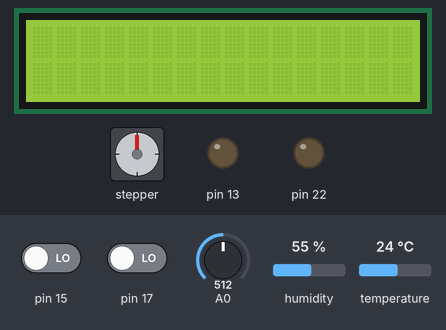
Bench run of a sketch on a simulated Arduino Uno, built with avr-gcc and run on an emulated ATmega328P. Parts: 16×2 character LCD, stepper motor, output pins drawn as LEDs (lit = HIGH). The inputs (shaded band) are chosen by the test bench; at power-on: pin 15 LOW, A0 = 512, temperature 24 °C, pin 17 LOW, humidity 55 %. The local clock reads 2024-03-15 10:24:30 at power-on unless the sketch sets it; stepper angles assume 300 steps per turn; what the sketch prints to the serial monitor is not drawn.

Above: at 1.2 s.
1.3 s: pin 15 driven HIGH
At 1.7 s:
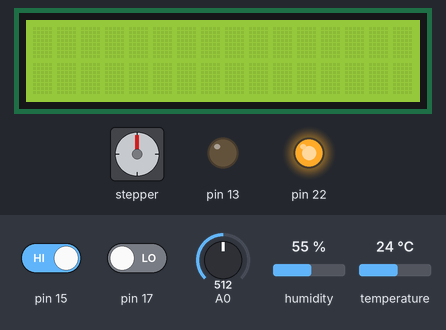
2.8 s: A0 set to 87
8.9 s: A0 set to 73
At 10.1 s:
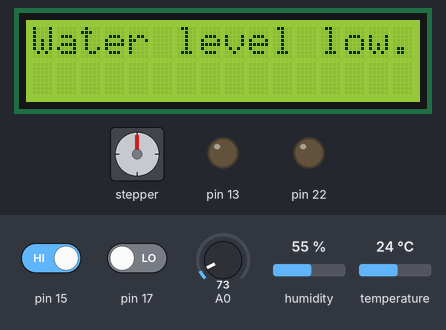
10.4 s: A0 set to 90
At 11.5 s:
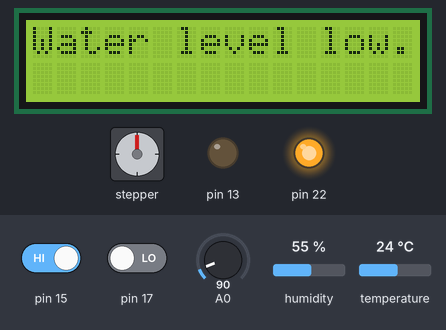
11.9 s: temperature set to 20 °C
At 13.4 s:
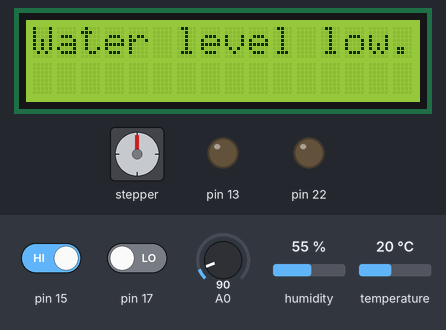
14.5 s: temperature set to 28 °C
At 61.6 s:
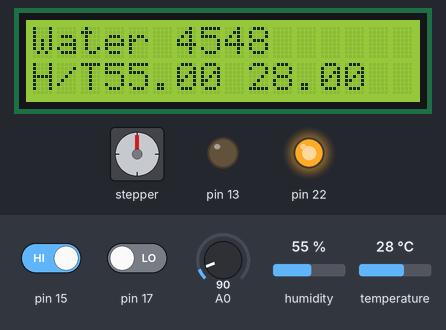
Timing chart, 0 to 61.8 s (numbered marks = the images above; inputs shaded):
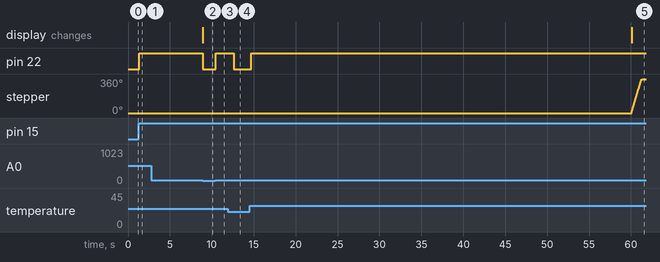

Measured:
- the behaviour switches between 80 and 79 on A0 (found by bisection; images 1 and 2)
- the behaviour switches between 22 and 21 °C on temperature (found by bisection; images 3 and 4)
- after the input at 1.3 s, pin 22: LOW → HIGH after 0.06 s
- after the input at 2.8 s, every drawn part: stays the same
- after the input at 8.9 s, pin 22: HIGH → LOW at once; the display: changes at once (image 2)
- after the input at 10.4 s, pin 22: LOW → HIGH at once
- after the input at 11.9 s, pin 22: HIGH → LOW after 0.71 s
- after the input at 14.5 s, pin 22: LOW → HIGH after 0.20 s; the display: changes after 45.6 s (image 5)

The sketch:

final_project_code.ino
```cpp
// CPE 301 Final Project
// Contributers:
// Isaiah McLain
// Kaiden Farthing
// Date: 12/12/2025

#include <LiquidCrystal.h>
#include <Stepper.h>
#include "DHT.h"
#include <stdio.h>
#include <Wire.h>
#include <RTClib.h>


#define RDA 0x80
#define TBE 0x20

#define START_PIN 18

// DHT sensor init
#define DHT_PIN 10
#define DHTTYPE DHT11
DHT dht(DHT_PIN, DHTTYPE);

// LCD pins <--> Arduino pins
const int RS = 50, EN = 48, D4 = 44, D5 = 42, D6 = 40, D7 = 38;
LiquidCrystal lcd(RS, EN, D4, D5, D6, D7);

// UART Pointers
volatile unsigned char *myUCSR0A = (unsigned char *)0x00C0;
volatile unsigned char *myUCSR0B = (unsigned char *)0x00C1;
volatile unsigned char *myUCSR0C = (unsigned char *)0x00C2;
volatile unsigned int  *myUBRR0  = (unsigned int *) 0x00C4;
volatile unsigned char *myUDR0   = (unsigned char *)0x00C6;

volatile unsigned char *portDDRB = (unsigned char *) 0x24;
volatile unsigned char *portB =    (unsigned char *) 0x25;

// LED Pointers
volatile unsigned char* ddr_a = (unsigned char*) 0x21;
volatile unsigned char* port_a = (unsigned char*) 0x22;
volatile unsigned char* pin_a = (unsigned char*) 0x20;

// DC Motor Pointers
volatile unsigned char* ddr_b = (unsigned char*) 0x24;
volatile unsigned char* port_b = (unsigned char*) 0x25;

// Button Pointers ( Except Start )
unsigned char* ddr_c = (unsigned char*) 0x27;
unsigned char* port_c = (unsigned char*) 0x28;
volatile unsigned char* pin_c = (unsigned char*) 0x26;

// Start button needs different pin for interupt
volatile unsigned char* pin_d  = (unsigned char*)0x29;
volatile unsigned char* ddr_d  = (unsigned char*)0x2A;
volatile unsigned char* port_d = (unsigned char*)0x2B;

// Timer Pointers
volatile unsigned char *myTCCR1A = (unsigned char *) 0x80;
volatile unsigned char *myTCCR1B = (unsigned char *) 0x81;
volatile unsigned char *myTCCR1C = (unsigned char *) 0x82;
volatile unsigned char *myTIMSK1 = (unsigned char *) 0x6F;
volatile unsigned int  *myTCNT1  = (unsigned  int *) 0x84;
volatile unsigned char *myTIFR1 =  (unsigned char *) 0x36;

// ADC Pointers
volatile unsigned char* my_ADMUX = (unsigned char*) 0x7C;
volatile unsigned char* my_ADCSRB = (unsigned char*) 0x7B;
volatile unsigned char* my_ADCSRA = (unsigned char*) 0x7A;
volatile unsigned int*  my_ADC_DATA = (unsigned int*) 0x78;

//global ticks counter
unsigned int currentTicks = 65535;
unsigned char timer_running = 0;

// We have four states:
// 0: DISABLED - Yellow LED
// 1: IDLE - Green LED
// 2: RUNNING - Blue LED
// 3: ERROR - RED LED
unsigned int program_state = 0;

// ADC channel being used
unsigned char channel0 = 0;

// Stepper Motor
const int stepsPerRev = 300;
Stepper myStepper = Stepper(stepsPerRev, 2, 3, 4, 5);

// Clock
RTC_DS1307 rtc;
unsigned long previousMillis = 0;  // will store last time we ran
const long interval = 60000;  // interval at which to delay (milliseconds)

void setup()
{
  // Setup LEDS
  // Set PA6 (Blue), PA4 (Green), PA2 (Yellow), PA0 (Red) as outputs
  *ddr_a |= (1 << 6) | (1 << 4) | (1 << 2) | (1 << 0);

  // Set PC5, PC3, PC1 as inputs
  *ddr_c &= ~((1 << 5) | (1 << 3) | (1 << 1)); // inputs
  *port_c &=  ~((1 << 3) | (1 << 1));   // enable pull-downs

  // Set PD3 as input / setup for ISR
  *port_d |= 0b00000100; // set PD3 to have pull up resistor
  *ddr_d &= 0b11111011;  // set PD3 as input for button

  // Attach interrupt to start button
  attachInterrupt(digitalPinToInterrupt(START_PIN), StartProgram, RISING);

  // // setup the Timer for Normal Mode, with the TOV interrupt enabled
  // setup_timer_regs();

  // Start the UART
  U0Init(9600);

  // Setup ADC
  adc_init();

  // Setup DHT
  dht.begin();

  // LCD
  lcd.begin(16, 2);
  lcd.clear();
  lcd.setCursor(0, 0);

  // DC Motor
  *ddr_b |= (1 << 5) | (1 << 6); // Set to output
  *port_b &=  ~((1 << 5) | (1 << 6)); // Turn motor off to start

  // Clock
  if(!rtc.begin()) {
    char printArray[18] = "Couldn't find RTC";
    putString(printArray, 18);
  }

  // Stepper
  myStepper.setSpeed(50);
}

void loop()
{
  unsigned long currentMillis = millis();
  // IDLE MODE
  if (program_state == 1) {
    *port_a &= ~(0x01 << 6);
    *port_a |= (0x01 << 4); // Green On
    *port_a &= ~(0x01 << 2);
    *port_a &= ~(0x01);

    // Ensure motor turns off
    *port_b &=  ~((1 << 5) | (1 << 6));

    // Log info
    printTime();
    putString("State IDLE", 10);
    printTime();
    putString("Motor OFF", 9);
    putChar('\n');
  }

  // DISABLED MODE
  if (program_state == 0) {
    *port_a &= ~(0x01 << 6);
    *port_a &= ~(0x01 << 4);
    *port_a |= (0x01 << 2); // Yellow On
    *port_a &= ~(0x01);

    // Ensure motor turns off
    *port_b &=  ~((1 << 5) | (1 << 6));

    // Turn off stepper
    myStepper.step(0);

    // Log info
    printTime();
    putString("State DISABLED", 14);
    printTime();
    putString("Motor OFF", 9);
    putChar('\n');
  }

   // RUNNING MODE
  if (program_state == 2) {
    *port_a |= (0x01 << 6);  // Blue On
    *port_a &= ~(0x01 << 4);
    *port_a &= ~(0x01 << 2);
    *port_a &= ~(0x01);

    // Turn on Fan
    *port_b |=  (1 << 6);

    // Log info
    printTime();
    putString("State RUNNING", 13);
    printTime();
    putString("Motor ON", 8);
    putChar('\n');
  }

  // ERROR MODE
  if (program_state == 3){
    *port_a &= ~(0x01 << 6);
    *port_a &= ~(0x01 << 4);
    *port_a &= ~(0x01 << 2);
    *port_a |= (0x01); // Red On

    // Ensure motor turns off
    *port_b &=  ~((1 << 5) | (1 << 6));

    // Stepper off
    myStepper.step(0);

    // Tell user water is low
    lcd.clear();
    lcd.setCursor(0, 0);
    lcd.print("Water level low.");

    // Log info
    printTime();
    putString("State ERROR", 11);
    printTime();
    putString("Motor OFF", 9);
    putChar('\n');
  }

  // Trigger DISABLED State
  if ((*pin_c & (1 << 3)) != 0) {
    program_state = 0;
  }

  // Trigger IDLE state
  if ((*pin_c & (1 << 1)) != 0) {
    program_state = 1;
  }

  // Read temperature as Celcius
  float f = dht.readTemperature();

  // Check if any reads failed and exit early (to try again).
  if (isnan(f)) {
    program_state = 3;
    return;
  }

  unsigned int value = adc_read(channel0);

  unsigned int thirdIntVal = value / 100;
  unsigned int thirdIntValRemain = value % 100;

  unsigned int secondIntVal = thirdIntValRemain / 10;
  unsigned int secondIntValRemain = value % 10;

  unsigned int firstIntVal = secondIntValRemain;

  // Convert int to char
  unsigned char thirdValue =  thirdIntVal + '0';
  unsigned char secondValue = secondIntVal + '0';
  unsigned char firstValue = firstIntVal + '0';

  if (currentMillis - previousMillis >= interval && (program_state == 1 || program_state == 2)) {
    // save the last time message was output
    previousMillis = currentMillis;
    lcd.clear();
    lcd.setCursor(0, 0);
    lcd.print("Water");
    lcd.setCursor(6, 0);
    lcd.print(thirdValue);
    lcd.setCursor(7, 0);
    lcd.print(secondValue);
    lcd.setCursor(8, 0);
    lcd.print(firstValue);

    lcd.setCursor(0, 2);
    lcd.print("H/T");
    lcd.setCursor(3, 2);
    lcd.print(dht.readHumidity());
    lcd.setCursor(9, 2);
    lcd.print(dht.readTemperature());


    // Stepper On
    myStepper.step(stepsPerRev);
  }

  // Sensors determined to go to RUNNING state
  if (f >= 21.5 && value >= 80 && program_state != 0) {
    program_state = 2;
  }

  // If water level is low we go to ERROR state
  if (value < 80 && program_state != 0) {
    program_state = 3;
  }

  // If temp is too low we want to go to IDLE
  if (f <= 20.5 && program_state != 0) {
    program_state = 1;
  }
}

void adc_init()
{
 // setup the A register
 // set bit 7 to 1 to enable the ADC
 *my_ADCSRA |= 0b10000000;

 // clear bit 5 to 0 to disable the ADC trigger mode
 *my_ADCSRA &= 0b11011111;

 // clear bit 3 to 0 to disable the ADC interrupt
 *my_ADCSRA &= 0b11110111;

 // clear bit 0-2 to 0 to set prescaler selection to slow reading
 *my_ADCSRA &= 0b11111000;

 // setup the B register
 // clear bit 3 to 0 to reset the channel and gain bits
 *my_ADCSRB &= 0b11110111;
 // clear bit 2-0 to 0 to set free running mode
 *my_ADCSRB &= 0b11111000;

 // setup the MUX Register
 // clear bit 7 to 0 for AVCC analog reference
 *my_ADMUX &= 0b01111111;

 // set bit 6 to 1 for AVCC analog reference
 *my_ADMUX |= 0b01000000;

 // clear bit 5 to 0 for right adjust result
 *my_ADMUX &= 0b11011111;
 // clear bit 4-0 to 0 to reset the channel and gain bits
 *my_ADMUX &= 0b11100000;
}

unsigned int adc_read(unsigned char adc_channel_num) //work with channel 0
{
  // clear the channel selection bits (MUX 4:0)
  *my_ADMUX &= 0b11100000;

  // clear the channel selection bits (MUX 5) hint: it's not in the ADMUX register
  *my_ADCSRB &= 0b11111110;

  if (adc_channel_num >= '7') {
    *my_ADCSRB |= 0b00010000;
  }

  // set the channel selection bits for channel 0
  *my_ADMUX += adc_channel_num;


  // set bit 6 of ADCSRA to 1 to start a conversion
  *my_ADCSRA |= 0b01000000;

  // wait for the conversion to complete
  while((*my_ADCSRA & 0x40) != 0);
  // return the result in the ADC data register and format the data based on right justification (check the lecture slide)

  unsigned int val = (*my_ADC_DATA & 0x03FF);
  return val;
}

// Timer setup function
void setup_timer_regs()
{
  // setup the timer control registers
  *myTCCR1A= 0x00;
  *myTCCR1B= 0X00;
  *myTCCR1C= 0x00;

  // reset the TOV flag
  *myTIFR1 |= 0x01;

  // enable the TOV interrupt
  *myTIMSK1 |= 0x01;
}


// Start Button ISR
void StartProgram()
{
  if (program_state == 0) {
    program_state = 1;
  } else {
    program_state = 0;
  }
}

/*
 * UART FUNCTIONS
 */
void U0Init(int U0baud)
{
 unsigned long FCPU = 16000000;
 unsigned int tbaud;
 tbaud = (FCPU / 16 / U0baud - 1);
 // Same as (FCPU / (16 * U0baud)) - 1;
 *myUCSR0A = 0x20;
 *myUCSR0B = 0x18;
 *myUCSR0C = 0x06;
 *myUBRR0  = tbaud;
}
unsigned char kbhit()
{
  return *myUCSR0A & RDA;
}
unsigned char getChar()
{
  return *myUDR0;
}
void putChar(unsigned char U0pdata)
{
  while((*myUCSR0A & TBE)==0);
  *myUDR0 = U0pdata;
}
void putString(char textToPrint[], size_t textToPrintSize){
  for (int i = 0; i < textToPrintSize; i++) {
    putChar(textToPrint[i]);
  }
}
void printTime() //reads and prints the time
{
  DateTime now = rtc.now(); //crashes program if called too often
  int year = now.year();
  int month = now.month();
  int day = now.day();
  int hour = now.hour();
  int minute = now.minute();
  int second = now.second();
  char time[22] = {
      month / 10 + '0',
      month % 10 + '0',
      '/',
      day / 10 + '0',
      day % 10 + '0',
      '/',
      (year / 1000) + '0',
      (year % 1000 / 100) + '0',
      (year % 100 / 10) + '0',
      (year % 10) + '0',
      ' ',
      'a',
      't',
      ' ',
      hour / 10 + '0',
      hour % 10 + '0',
      ':',
      minute / 10 + '0',
      minute % 10 + '0',
      ':',
      second / 10 + '0',
      second % 10 + '0',
  };
  for (int i = 0; i < 22; i++)
  {
    putChar(time[i]);
  }
}
```
